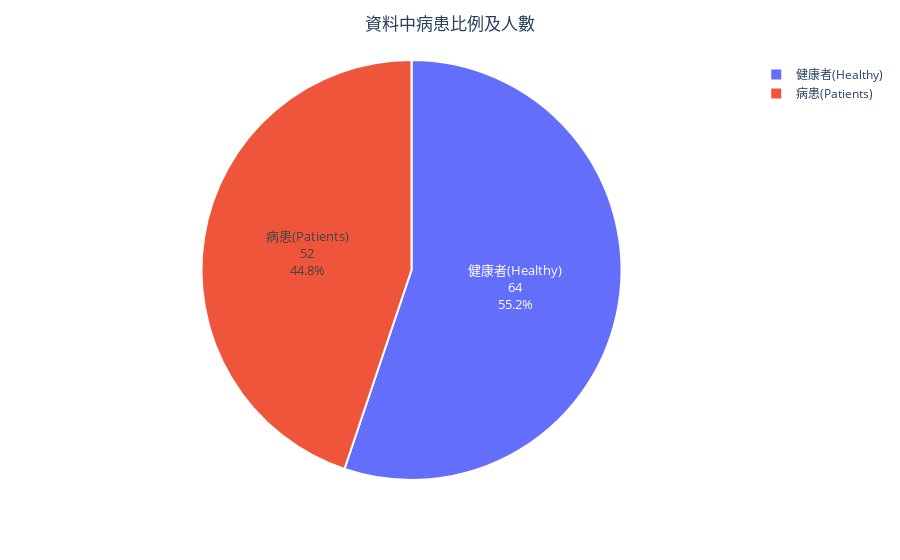

Here is the notebook cell this chart was saved with:
### Code cell
#病患人數比例圓餅圖
cancer['Classification'].value_counts()

plt.rcParams['font.sans-serif'] = ['Songti TC Regular']
import plotly.express as px
 
counts = list(cancer['Classification'].value_counts())
category = ['健康者(Healthy)', '病患(Patients)']
 
fig = px.pie(values=counts, names=category)
fig.update_traces(textposition='inside', 
                  textinfo='percent+label+value',
                  marker=dict(line=dict(color='#FFFFFF', width=2)),
                  textfont_size=13)

fig.update_layout(title_text='資料中病患比例及人數', title_x=0.5)
 
fig.show()

### Figure 1 — Plotly figure (JSON) as saved in the notebook; plotly's stock layout.template omitted (floating-point values rounded to 4 significant figures)
{"data": [{"domain": {"x": [0, 1], "y": [0, 1]}, "hovertemplate": "label=%{label}<br>value=%{value}<extra></extra>", "labels": ["健康者(Healthy)", "病患(Patients)"], "legendgroup": "", "marker": {"line": {"color": "#FFFFFF", "width": 2}}, "name": "", "showlegend": true, "textfont": {"size": 13}, "textinfo": "percent+label+value", "textposition": "inside", "type": "pie", "values": [64, 52]}], "layout": {"legend": {"tracegroupgap": 0}, "margin": {"t": 60}, "title": {"text": "資料中病患比例及人數", "x": 0.5}}}
